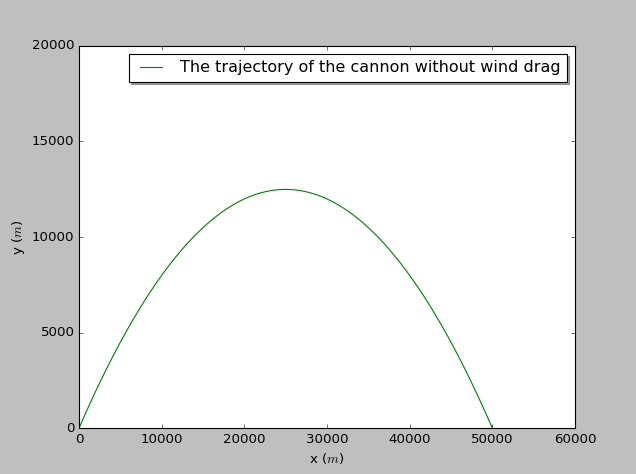

The script that drew this image:
import pylab as pl
import math
class flying_cannon:
    """
    Calculation of the trajectory of the cannon
    Home work of the second chapter done by He Yijun
    Question 2.7
    """
    def __init__(self,angle = 3.14/4 , velocity = 700,location_x = 0, location_y = 0, time_step = 0.001 , B_over_m = 0):
        # unit of time is s ; unit of angle is rad
        self.v_x = [velocity * math.cos(angle)]
        self.v_y = [velocity * math.sin(angle)]
        self.v=[velocity]        
        self.x = [location_x]        
        self.y = [location_y]
        self.t = [0]
        self.dt = time_step
        self.const = B_over_m
        self.g = 9.8
        print("Initial velocity ->", velocity)
        print("Initial angle of velocity ->", angle)
        print("Initial location of cannon shell ->", (location_x, location_y))
        print("time step -> ", time_step)
    def calculate(self):
        while not self.y[-1] < 0 :
            vx = self.v_x[-1] - self.v_x[-1] * self.v[-1] * self.const * self.dt
            vy = self.v_y[-1] - self.v_y[-1] * self.v[-1] * self.const * self.dt - self.g * self.dt         
            self.v_x.append(vx)
            self.v_y.append(vy)
            x = self.x[-1] + self.v_x[-1] * self.dt
            y = self.y[-1] + self.v_y[-1] * self.dt
            v = math.sqrt(self.v_x[-1] * self.v_x[-1] + self.v_y[-1] * self.v_y[-1])            
            self.x.append(x)
            self.y.append(y)
            self.t.append(self.t[-1] + self.dt)
            self.v.append(v)
        amend_y = -self.y[-2]/self.y[-1]
        amend_x = (self.x[-2]+amend_y*self.x[-1])/(amend_y + 1)        
        self.x.remove(self.x[-1])
        self.y.remove(self.y[-1])
        self.x.append(amend_x)
        self.y.append(0)
    def show_results(self):
        pl.plot(self.x, self.y, 'g', label='The trajectory of the cannon without wind drag')
        pl.xlim(0.0, 60000.0)
        pl.ylim(0.0, 20000.0)
        pl.xlabel('x ($m$)')
        pl.ylabel('y ($m$)')
        pl.legend(loc='best', shadow=True)
        pl.show()
    def store_results(self):
        myfile = open('flying_cannon', 'w')
        for i in range(len(self.t)):
            print(self.t[i],(self.x[i],self.y[i]), file = myfile)
        myfile.close()

a = flying_cannon()
a.calculate()
a.show_results()
a.store_results()
